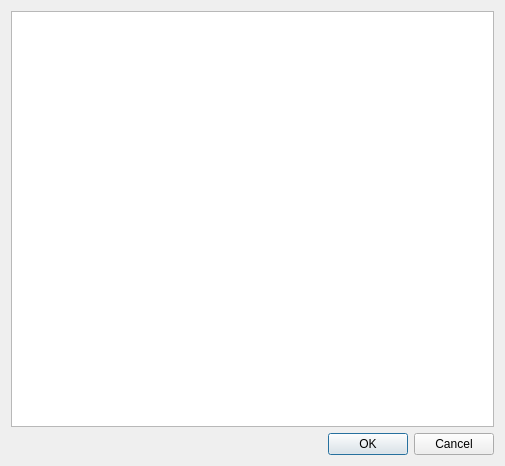
<?xml version="1.0" encoding="UTF-8"?>
<ui version="4.0">
 <class>SettingsDialog</class>
 <widget class="QDialog" name="SettingsDialog">
  <property name="geometry">
   <rect>
    <x>0</x>
    <y>0</y>
    <width>505</width>
    <height>466</height>
   </rect>
  </property>
  <property name="windowTitle">
   <string>Dialog</string>
  </property>
  <layout class="QGridLayout" name="gridLayout">
   <item row="0" column="0">
    <widget class="QTableWidget" name="portList">
     <property name="columnCount">
      <number>0</number>
     </property>
    </widget>
   </item>
   <item row="1" column="0">
    <widget class="QDialogButtonBox" name="buttonBox">
     <property name="orientation">
      <enum>Qt::Horizontal</enum>
     </property>
     <property name="standardButtons">
      <set>QDialogButtonBox::Cancel|QDialogButtonBox::Ok</set>
     </property>
    </widget>
   </item>
  </layout>
 </widget>
 <resources/>
 <connections>
  <connection>
   <sender>buttonBox</sender>
   <signal>accepted()</signal>
   <receiver>SettingsDialog</receiver>
   <slot>accept()</slot>
   <hints>
    <hint type="sourcelabel">
     <x>248</x>
     <y>254</y>
    </hint>
    <hint type="destinationlabel">
     <x>157</x>
     <y>274</y>
    </hint>
   </hints>
  </connection>
  <connection>
   <sender>buttonBox</sender>
   <signal>rejected()</signal>
   <receiver>SettingsDialog</receiver>
   <slot>reject()</slot>
   <hints>
    <hint type="sourcelabel">
     <x>316</x>
     <y>260</y>
    </hint>
    <hint type="destinationlabel">
     <x>286</x>
     <y>274</y>
    </hint>
   </hints>
  </connection>
 </connections>
</ui>
